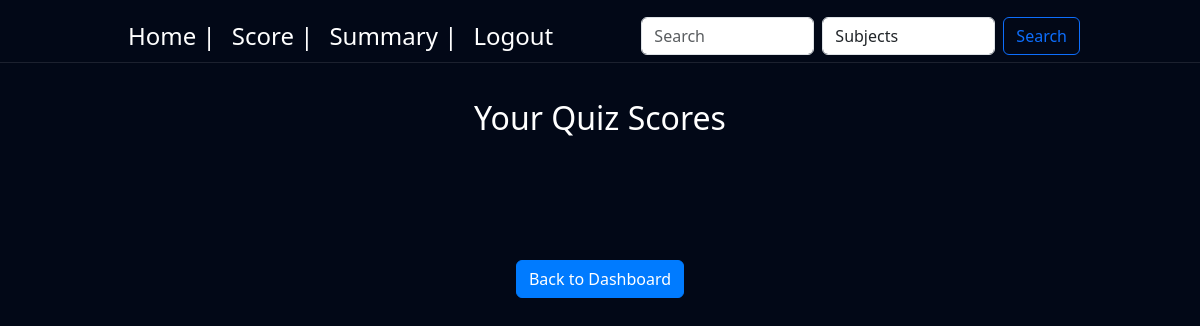
/scores (signed in), run on an earlier commit of the app's database.
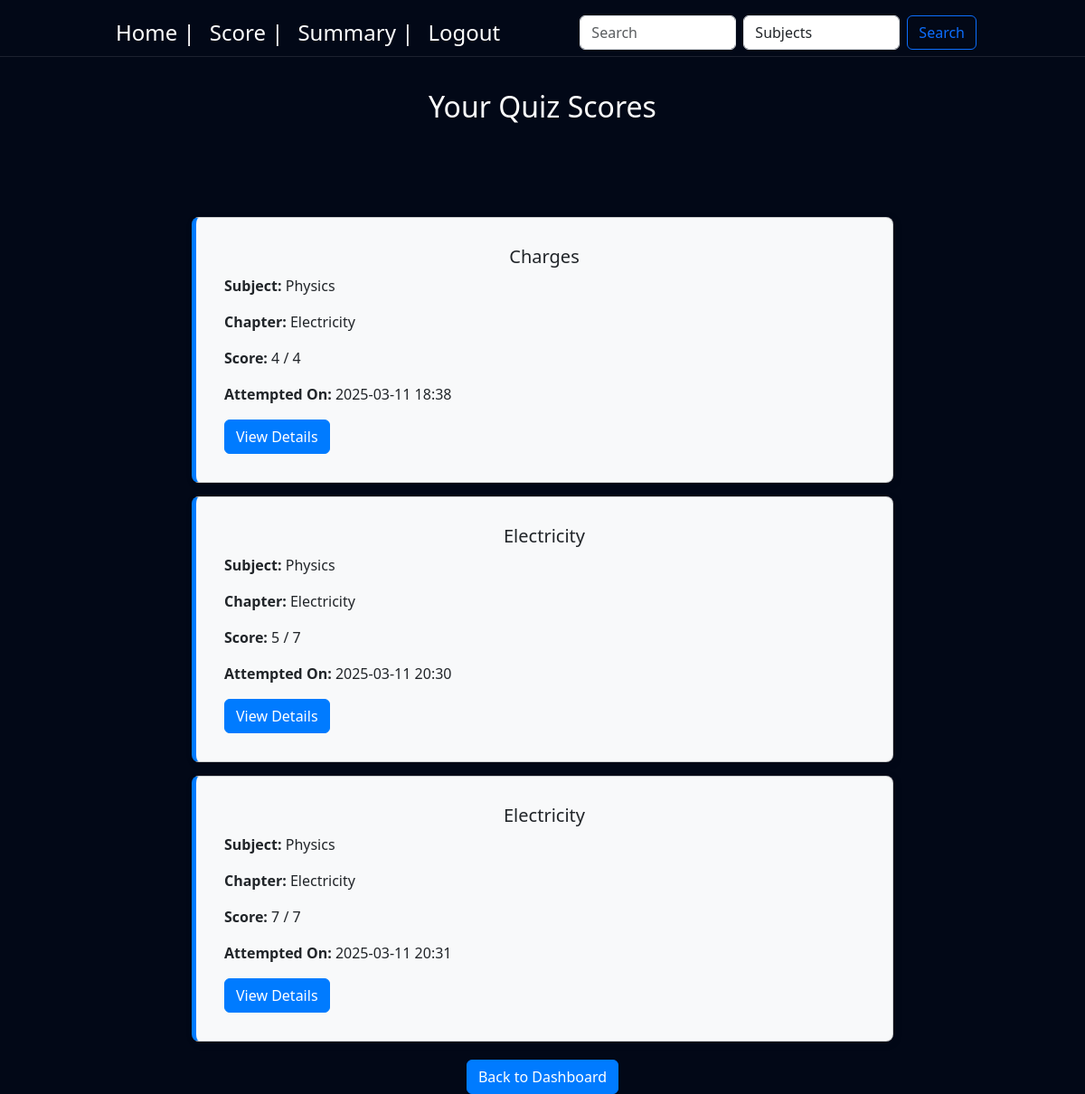
And on a later commit of the database.
### controller/models.py (models this page shows)
class Score(db.Model):
    id = db.Column(db.Integer, primary_key=True, autoincrement=True)
    quiz_id = db.Column(db.Integer, db.ForeignKey('quiz.id'), nullable=False)
    user_id = db.Column(db.Integer, db.ForeignKey('user.user_id'), nullable=False)
    time_stamp_of_attempt = db.Column(db.DateTime, nullable=False)
    total_scored = db.Column(db.Integer, nullable=False)

class Quiz(db.Model):
    id = db.Column(db.Integer, primary_key=True, autoincrement=True)
    title = db.Column(db.String(255), nullable=False)
    chapter_id = db.Column(db.Integer, db.ForeignKey('chapter.id'), nullable=False)
    date_of_quiz = db.Column(db.Date, nullable=False)
    time_duration = db.Column(db.Integer, nullable=False)
    time_start = db.Column(db.Time, nullable=False)
    remarks = db.Column(db.String(500))
    questions = db.relationship('Question', backref='quiz', lazy=True)
    scores = db.relationship('Score', backref='quiz', lazy=True)

class Subject(db.Model):
    id = db.Column(db.Integer, primary_key=True, autoincrement=True)
    name = db.Column(db.String(50), unique=True, nullable=False)
    description = db.Column(db.String(50))
    chapters = db.relationship('Chapter', backref='subject', lazy=True)

class Chapter(db.Model):
    id = db.Column(db.Integer, primary_key=True, autoincrement=True)
    name = db.Column(db.String(150), nullable=False)
    description = db.Column(db.String(500))
    subject_id = db.Column(db.Integer, db.ForeignKey('subject.id'), nullable=False)
    quizzes = db.relationship('Quiz', backref='chapter', lazy=True)

### controller/routes.py (the view)
@app.route('/scores')
@login_required
def scores():
    user_scores = Score.query.filter_by(user_id=current_user.user_id).all()
    return render_template('scores.html', scores=user_scores)

### controller/models.py (called while the page is built)
    @property
    def is_admin(self):
        return any(role.name == 'admin' for role in self.roles)

### main.py (called while the page is built)
@login_manager.user_loader
def load_user(user_id):
    return User.query.get(int(user_id))

### templates/scores.html (shortened to what this page needs)
<!DOCTYPE html>
<html lang="en">
<head>
    {% block bootstrap_css %}
    <link href="https://cdn.jsdelivr.net/npm/bootstrap@5.3.3/dist/css/bootstrap.min.css" rel="stylesheet"
>
    {% endblock %}
    {% block custom_css %}
    <link rel="stylesheet" href="{{ url_for('static', filename='styles.css') }}">
    {% endblock %}
</head>
<body>
    {% include 'navbar2.html' %}
    {% block content %}
    <div class="heading">
    <h2 class="text-center">Your Quiz Scores</h2>
    </div>
    <div class="container">
        {% for score in scores %}
            <div class="card score-box">
                <div class="card-body">
                    <center><h5 class="card-title">{{ score.quiz.title }}</h5></center>
                    <p><strong>Subject:</strong> {{ score.quiz.chapter.subject.name }}</p>
                    <p><strong>Chapter:</strong> {{ score.quiz.chapter.name }}</p>
                    <p><strong>Score:</strong> {{ score.total_scored }} / {{ score.quiz.questions|length }}</p>
                    <p><strong>Attempted On:</strong> {{ score.time_stamp_of_attempt.strftime('%Y-%m-%d %H:%M') }}</p>
                    <div class="text-right">
                        <a href="{{ url_for('view_result', quiz_id=score.quiz_id) }}" class="btn btn-primary">View Details</a>
                    </div>
                </div>
            </div>
        {% endfor %}
    </div>
    <div class="back">
        <a href="{{ url_for('user_dashboard') }}" class="btn btn-primary">Back to Dashboard</a>
    </div>
{% endblock %}
</body>
</html>

What changed in the data, as far as the page shows it:
added Score: quiz "Charges", quiz.chapter.subject.name "Physics", quiz.chapter.name "Electricity", total_scored "4", quiz.questions|length "4", time_stamp_of_attempt "2025-03-11 18:38"
added Score: quiz "Electricity", quiz.chapter.subject.name "Physics", quiz.chapter.name "Electricity", total_scored "5", quiz.questions|length "7", time_stamp_of_attempt "2025-03-11 20:30"
added Score: quiz "Electricity", quiz.chapter.subject.name "Physics", quiz.chapter.name "Electricity", total_scored "7", quiz.questions|length "7", time_stamp_of_attempt "2025-03-11 20:31"
